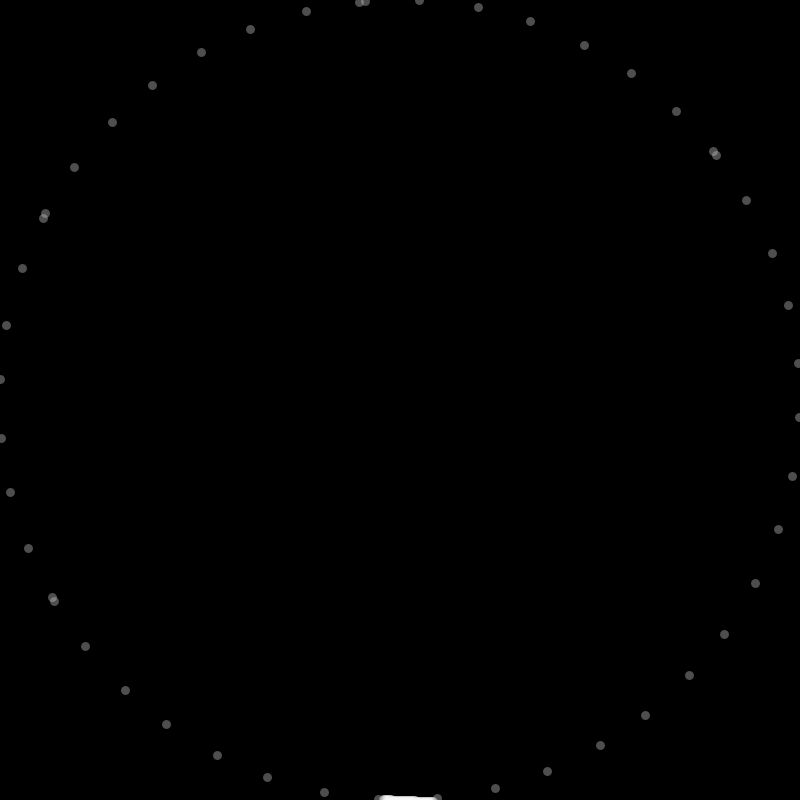
Frame 1 (no input)
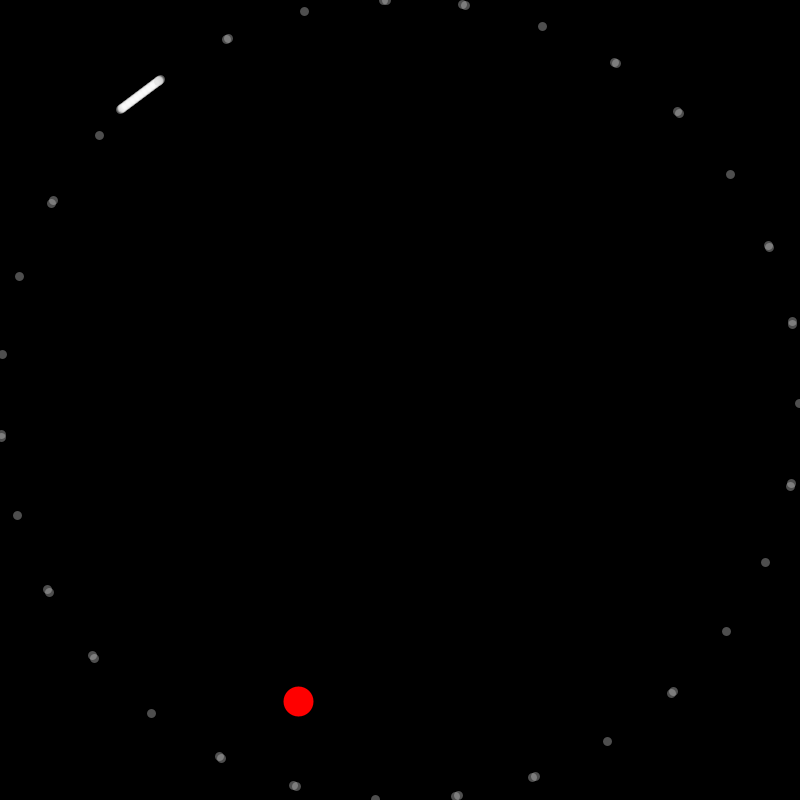
Frame 60 (the mouse pressed at the canvas centre just before this capture)
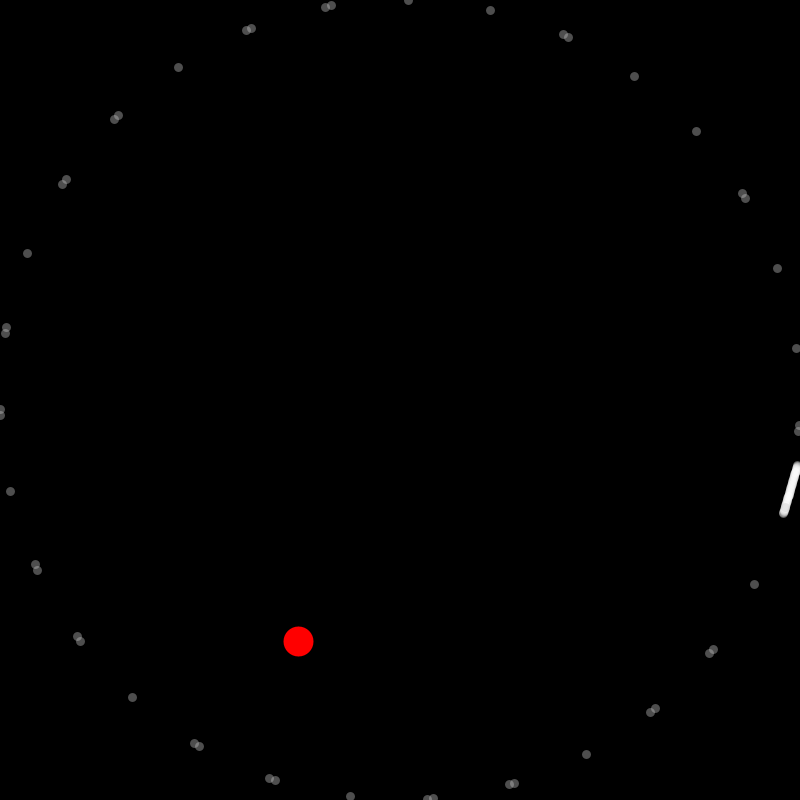
Frame 120 (the mouse held since frame 60 and released just before this capture)

The Processing sketch that drew these frames (run headless with seeded random() and noise(); from frame 60 on, the mouse is pressed at the canvas centre):

// Processing sketch: Davidsketch_240304cmouse5
// ── Davidsketch_240304cmouse5.pde
void setup() {
  size(800, 800);
  //frameRate(5);
}
float step;
boolean shoot1 = false;

void draw() {
  background(0);
  step += 9/9.0009;
  if(shoot1 == true){
      stroke(255,0,0);
     strokeWeight(30);
     point(298,761-frameCount);
     
  }
 if(step>TAU&&step<TAU*2){
   println("ewrer");
shoot1 = true;
}
  
  
  translate(400, 400);
  rotate(step/24);  
  strokeWeight(9);
  for (int i =0; i<99; i++) {
    if (i>50) {
      rotate(step);
      stroke(200, 100);
      point(0, 400);
     
    } else {
      stroke(255, 90);
      point(i+0, 400);
    }
  }

  if (step>PI*48) {
    step = 0;
  }
}


void spawner(float x,float y){
     stroke(255,0,0);
     strokeWeight(30);
     point(x,y);
   
}

void mousePressed(){
  stroke(255,0,0);
     strokeWeight(30);
     point(298,761);
}
